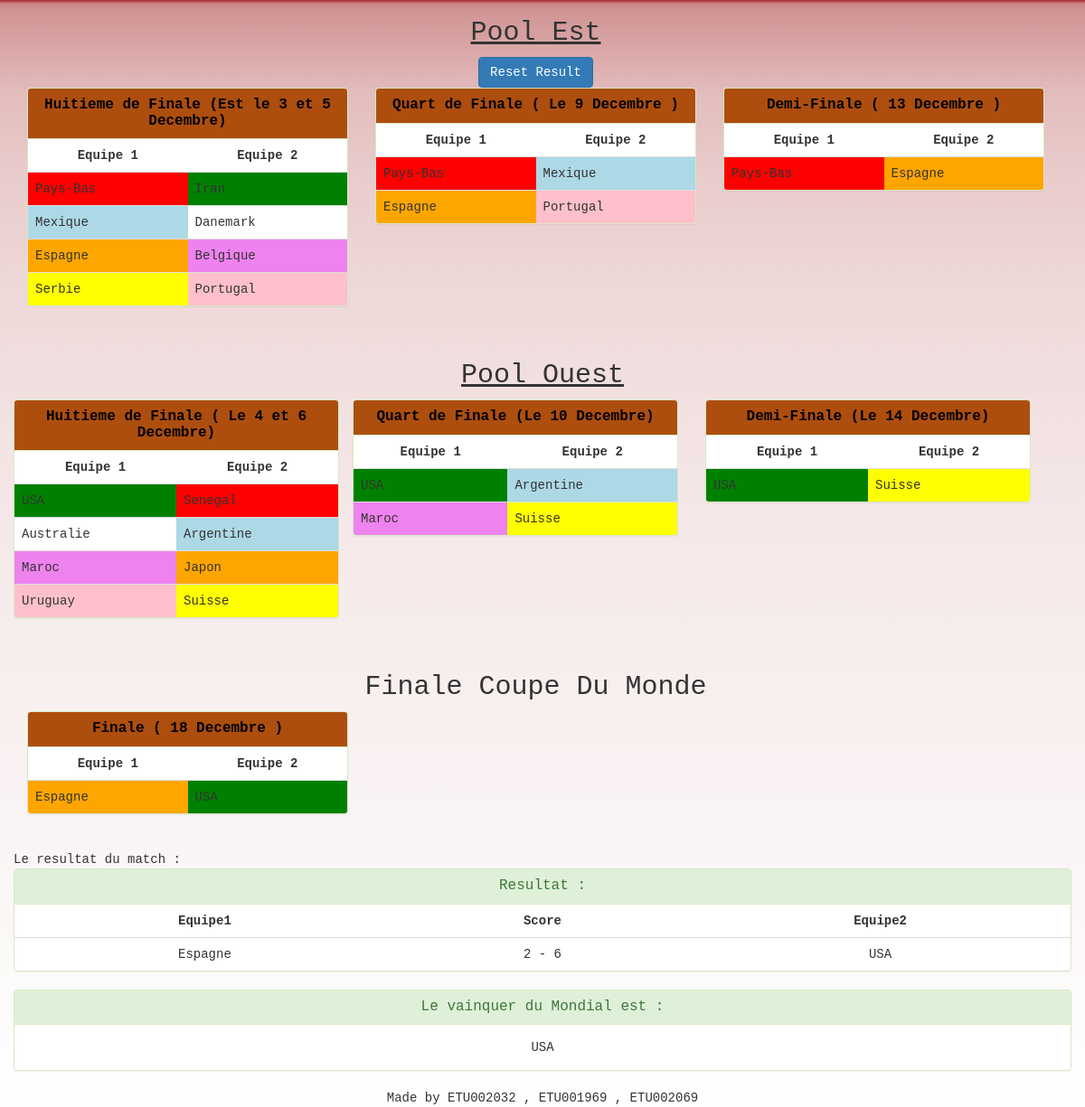
Page /php/Mondiale.php on the committed database.
### tables this page shows
CREATE TABLE `equipe` (
  `idEquipe` varchar(10) NOT NULL,
  `idPool` varchar(10) DEFAULT NULL,
  `nomEquipe` varchar(50) DEFAULT NULL,
  `Points` int(11) DEFAULT NULL,
  `image` varchar(250) DEFAULT NULL,
  `bgc` varchar(50) DEFAULT NULL
);

CREATE TABLE `blockouest` (
  `idEquipe` varchar(10) DEFAULT NULL,
  `details` varchar(250) DEFAULT NULL,
  `types` int(11) DEFAULT NULL
);

CREATE TABLE `blockest` (
  `idEquipe` varchar(10) DEFAULT NULL,
  `details` varchar(250) DEFAULT NULL,
  `types` int(11) DEFAULT NULL
);

CREATE TABLE `cdmwinner` (
  `idWinner` int(11) NOT NULL,
  `idEquip` varchar(10) DEFAULT NULL
);

### php/inc/connection.php (called while the page is built, shortened)
<?php
    function connect(){
        $host = "127.0.0.1";
        $port = "3306";
        $user = "root";
        $pw = "root";
        $base = "mysql:host=%s;port=%s;dbname=mondial";
        $base = sprintf($base , $host , $port);
        try{
            $connection = new PDO( $base , $user , $pw );
            return $connection;
        }catch( PDOException $erreur ){
            echo $erreur->getMessage();
        }
    }

### php/inc/function.php (called while the page is built, shortened)
<?php
function getEstChampion( $pdo ){
	$select = "Select * from blockEst as b join equipe on b.idEquipe = equipe.idEquipe join pool on pool.idPool = equipe.idPool where types = 1";
	$select = $pdo->query($select);
	$valiny	= $select->fetchAll(PDO::FETCH_ASSOC);
	$valiny = $valiny[0];
	return $valiny;
}
function getOuestChampion( $pdo ){
	$select = "Select * from blockOuest as b join equipe on b.idEquipe = equipe.idEquipe join pool on pool.idPool = equipe.idPool where types = 1";
	$select = $pdo->query($select);
	$valiny	= $select->fetchAll(PDO::FETCH_ASSOC);
	$valiny = $valiny[0];
	return $valiny;
}
function getMondialWinner( $pdo ){
	$query = "select * from cdmWinner join equipe on cdmWinner.idEquip = equipe.idEquipe";
	$query = $pdo->query($query);
	$valiny = $query->fetchAll(PDO::FETCH_ASSOC);
	$valiny = $valiny[0];
	return $valiny;
}
function getFinalMatch( $pdo ){
	$query = "select * from finals";
	$query = $pdo->query($query);
	$valiny = $query->fetchAll(PDO::FETCH_ASSOC);
	$valiny = $valiny;
	return $valiny;
}
function getFromBlockOuest( $pdo , $type ){
	$select = " Select DISTINCT * from blockOuest as b join equipe on b.idEquipe = equipe.idEquipe join pool on pool.idPool = equipe.idPool where types = %d";
	$select = sprintf( $select , $type );
	$select = $pdo->query( $select );
	$valiny = $select->fetchAll(PDO::FETCH_ASSOC);
	return $valiny;
}
function getFromBlockEst( $pdo , $type ){
	$select = " Select DISTINCT * from blockEst as b join equipe on b.idEquipe = equipe.idEquipe join pool on pool.idPool = equipe.idPool where types = %d";
	$select = sprintf( $select , $type );
	$select = $pdo->query( $select );
	$valiny = $select->fetchAll(PDO::FETCH_ASSOC);
	return $valiny;
}

### php/Mondiale.php (the view, shortened to what this page needs)
<?php
    include("./inc/function.php");
    include("./inc/connection.php");
    $huitOuest = getFromBlockOuest( connect() , 8 );
    $huitEst = getFromBlockEst( connect() , 8 );
    $quatreOuest = getFromBlockOuest( connect() , 4 );
    $quatreEst = getFromBlockEst( connect() , 4 );
    $demiOuest = getFromBlockOuest( connect() , 2 );
    $demiEst = getFromBlockEst( connect() , 2 );
    $finaleOuest = getOuestChampion(connect());
    $finaleEst = getEstChampion(connect());
    $resultats = getFinalMatch(connect());
    $winner = getMondialWinner( connect() );
 ?>
<!DOCTYPE html>
<html lang="en">
<head>
    <link rel="stylesheet" href="../assets/dist/css/bootstrap.min.css">
    <link rel="stylesheet" href="../assets/css/Style.css">
</head>
<body>
<div class="dd">
    <div class="container">
        <div class="list-group row east container">
            <h2 class="text-center text-underlined">
                <u>
                    Pool Est
                </u>
            </h2>
            <div class="row SetPrediction text-center">
                <a href="reset.php" class="btn btn-primary">
                    Reset Result
                </a>
            </div>
            <div class="col-md-4 offset-md-1 shadow mb-5 bg-body rounded transit" >
                <div class="panel panel-success ">
                    <div class="panel-heading hh" style=" background-color:rgb(173, 78, 14);">
                        <h2 class="panel-title text-center" style=" font-weight: bold; color:Black;">
                            Huitieme de Finale (Est le 3 et 5 Decembre)
                       </h2>
                    </div>
                    <table class="table">
                        <th class="titles text-center">Equipe 1</th>
                        <th class="titles text-center">Equipe 2</th>
                            <?php
                                for( $i = 0 ; $i < count($huitOuest) - 1 ; $i+=2 ){ ?>
                                    <tr class="rows">
                                        <td class="column" style="background-color: <?php echo $huitOuest[$i]['bgc']?>;">
                                            <?php echo $huitOuest[$i]['nomEquipe']  ?>
                                        </td>
                                        <td class="column" style="background-color: <?php echo $huitOuest[$i+1]['bgc']?>;">
                                            <?php echo $huitOuest[$i+1]['nomEquipe']  ?>
                                        </td>
                                    </tr>
                                <?php }
                            ?>
                    </table>
                </div>
            </div>
            <div class="col-md-4 offset-md-1 shadow  mb-5 bg-body rounded transit" >
                <div class="panel panel-success ">
                    <div class="panel-heading hh" style=" background-color:rgb(173, 78, 14);">
                        <h2 class="panel-title text-center" style=" font-weight: bold; color:Black;">
                            Quart de Finale ( Le 9 Decembre )
                        </h2>
                    </div>
                    <table class="table">
                        <th class="titles text-center">Equipe 1</th>
                        <th class="titles text-center">Equipe 2</th>
                            <?php
                                for( $i = 0 ; $i < count($quatreOuest) - 1 ; $i+=2 ){ ?>
                                    <tr class="rows">
                                        <td class="column" style="background-color: <?php echo $quatreOuest[$i]['bgc']?>;">
                                            <?php echo $quatreOuest[$i]['nomEquipe']  ?>
                                            </td>
                                        <td class="column" style="background-color: <?php echo $quatreOuest[$i+1]['bgc']?>;">
                                            <?php echo $quatreOuest[$i+1]['nomEquipe']  ?>
                                        </td>
                                    </tr>
                                <?php }
                            ?>
                    </table>
                </div>
            </div>
            <div class="col-md-4 offset-md-1 shadow  mb-5 bg-body rounded transit" >
                <div class="panel panel-success ">
                    <div class="panel-heading hh" style=" background-color:rgb(173, 78, 14);">
                        <h2 class="panel-title text-center" style=" font-weight: bold; color:Black;">
                            Demi-Finale ( 13 Decembre )
                        </h2>
                    </div>
                    <table class="table">
                        <th class="titles text-center">Equipe 1</th>
                        <th class="titles text-center">Equipe 2</th>
                            <?php
                                for( $i = 0 ; $i < count($demiOuest) - 1 ; $i+=2 ){ ?>
                                    <tr class="rows">
                                        <td class="column" style="background-color: <?php echo $demiOuest[$i]['bgc']?>;">
                                            <?php echo $demiOuest[$i]['nomEquipe']  ?>
                                        </td>
                                        <td class="column" style="background-color: <?php echo $demiOuest[$i+1]['bgc']?>;">
                                            <?php echo $demiOuest[$i+1]['nomEquipe']  ?>
                                        </td>
                                    </tr>
                            <?php }
                            ?>
                    </table>
                </div>
            </div>
            <br>
            <br>
        </div>
        <div class="list-group west row">
            <h2 class="text-center text-underlined row">
                <u>
                    Pool Ouest
                </u>
            </h2>
            <div class="col-md-4 offset-md-1 shadow row mb-5 bg-body rounded transit" >
                <div class="panel panel-success ">
                    <div class="panel-heading hh" style=" background-color:rgb(173, 78, 14);">
                        <h2 class="panel-title text-center" style=" font-weight: bold; color:Black;">
                            Huitieme de Finale ( Le 4 et 6 Decembre)
                        </h2>
                    </div>
                    <table class="table">
                        <th class="titles text-center">Equipe 1</th>
                        <th class="titles text-center">Equipe 2</th>
                            <?php
                                for( $i = 0 ; $i < count($huitEst) - 1 ; $i+=2 ){ ?>
                                    <tr class="rows">
                                        <td class="column" style="background-color: <?php echo $huitEst[$i]['bgc']?>;">
                                            <?php echo $huitEst[$i]['nomEquipe']  ?>
                                        </td>
                                        <td class="column" style="background-color: <?php echo $huitEst[$i+1]['bgc']?>;">
                                            <?php echo $huitEst[$i+1]['nomEquipe']  ?>
                                        </td>
                                    </tr>
                                <?php }
                            ?>
                    </table>
                </div>
            </div>
            <div class="col-md-4 offset-md-1 shadow  mb-5 bg-body rounded transit" >
                <div class="panel panel-success ">
                    <div class="panel-heading hh" style=" background-color:rgb(173, 78, 14);">
                        <h2 class="panel-title text-center" style=" font-weight: bold; color:Black;">
                            Quart de Finale (Le 10 Decembre)
                        </h2>
                    </div>
                    <table class="table">
                        <th class="titles text-center">Equipe 1</th>
                        <th class="titles text-center">Equipe 2</th>
                            <?php
                                for( $i = 0 ; $i < count($quatreEst) - 1 ; $i+=2 ){ ?>
                                    <tr class="rows">
                                        <td class="column" style="background-color: <?php echo $quatreEst[$i]['bgc']?>;">
                                            <?php echo $quatreEst[$i]['nomEquipe']  ?>
                                        </td>
                                        <td class="column" style="background-color: <?php echo $quatreEst[$i+1]['bgc']?>;">
                                            <?php echo $quatreEst[$i+1]['nomEquipe']  ?>
                                        </td>
                                    </tr>
                                <?php }
                            ?>
                    </table>
                </div>
            </div>
            <div class="col-md-4 offset-md-1 shadow  mb-5 bg-body rounded transit" >
                <div class="panel panel-success ">
                    <div class="panel-heading hh" style=" background-color:rgb(173, 78, 14);">
                        <h2 class="panel-title text-center" style=" font-weight: bold; color:Black;">
                            Demi-Finale (Le 14 Decembre)
                        </h2>
                    </div>
                    <table class="table">
                        <th class="titles text-center">Equipe 1</th>
                        <th class="titles text-center">Equipe 2</th>
                    <?php
                        for( $i = 0 ; $i < count($demiEst) - 1 ; $i+=2 ){ ?>
                            <tr class="rows">
                                <td class="column" style="background-color: <?php echo $demiEst[$i]['bgc']?>;">
                                    <?php echo $demiEst[$i]['nomEquipe']  ?>
                                </td>
                                <td class="column" style="background-color: <?php echo $demiEst[$i+1]['bgc']?>;">
                                    <?php echo $demiEst[$i+1]['nomEquipe']  ?>
                                </td>
                            </tr>
                        <?php }
                    ?>
                    </table>
                </div>
            </div>
        </div>
        <div class=" list-group row container">
            <h2 class="text-center text-underlined">
                Finale Coupe Du Monde
            </h2>
            <div class="col-md-4 offset-md-1 shadow  mb-5 bg-body rounded transit" >
                <div class="panel panel-success ">
                    <div class="panel-heading hh" style=" background-color:rgb(173, 78, 14);">
                        <h2 class="panel-title text-center" style=" font-weight: bold; color:Black;">
                            Finale ( 18 Decembre )
                        </h2>
                    </div>
                    <table class="table">
                        <th class="titles text-center">Equipe 1</th>
                        <th class="titles text-center">Equipe 2</th>
                       <tr class="rows">
                           <td class="column" style="background-color: <?php echo $finaleOuest['bgc']?>;">
                               <?php echo $finaleOuest['nomEquipe']; ?>
                           </td>
                           <td class="column" style="background-color: <?php echo $finaleEst['bgc']?>;">
                               <?php echo $finaleEst['nomEquipe']; ?>
                           </td>
                       </tr>
                    </table>
                </div>
            </div>
        </div>
        <div class="resultat row">
                Le resultat du match :
                <div class="panel panel-success">
                    <div class="panel-heading">
    				    <h2 class="panel-title text-center">
    					   Resultat :
    				    </h2>
                    </div>
    			    <table class="table text-center">
    				    <th class="title text-center">Equipe1</th>
    				    <th class="title text-center">Score</th>
    				    <th class="title text-center">Equipe2</th>
    				    <tr>
                            <td>
    						  <?php echo $resultats[0]['e1']; ?>
                            </td>
                            <td>
    						  <?php echo $resultats[0]['score']; ?>
          					</td>
                            <td>
    						  <?php echo $resultats[0]['e2']; ?>
                            </td>
    				    </tr>
                    </table>
                </div>
        </div>
        <div class="vainqueur row">
        	<div class="panel panel-success">
        			<div class="panel-heading">
        				<h2 class="panel-title text-center">
        					Le vainquer du Mondial est :
        				</h2>
        			</div>
        			<div class="panel-body text-center fs-4">
        				<?php echo  $winner['nomEquipe'] ?>
        			</div>
        	</div>
        </div>
            <footer class="footer text-center text-secondary p-3 border-top fs-4">
                Made by ETU002032 , ETU001969 , ETU002069
            </footer>
    </div>
</div>
</body>
</html

### assets/css/Style.css (style rules this page uses)
body { font-family: monospace; background: linear-gradient( to bottom , brown , 1% , white ); background-repeat: no-repeat; background-size: cover; }
.transit { transition: all 0.25s ease-in-out; }

### rows in the picture
equipe: nomEquipe "Pays-Bas"
equipe: nomEquipe "Iran"
equipe: nomEquipe "Mexique"
equipe: nomEquipe "Danemark"
equipe: nomEquipe "Espagne"
equipe: nomEquipe "Belgique"
equipe: nomEquipe "Serbie"
equipe: nomEquipe "Portugal"
equipe: nomEquipe "USA"
equipe: nomEquipe "Senegal"
equipe: nomEquipe "Australie"
equipe: nomEquipe "Argentine"
equipe: nomEquipe "Maroc"
equipe: nomEquipe "Japon"
equipe: nomEquipe "Uruguay"
equipe: nomEquipe "Suisse"
blockouest: idEquipe.nomEquipe "Espagne"
blockest: idEquipe.nomEquipe "USA"
cdmwinner: idEquip.nomEquipe "USA"

### other values in the picture
$resultats[0]['e1'] "Espagne"
$resultats[0]['score'] "2 - 6"
$resultats[0]['e2'] "USA"
